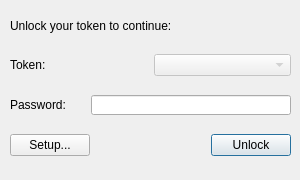
<?xml version="1.0" encoding="UTF-8"?>
<ui version="4.0">
 <class>unlockdialog</class>
 <widget class="QDialog" name="unlockdialog">
  <property name="windowModality">
   <enum>Qt::NonModal</enum>
  </property>
  <property name="geometry">
   <rect>
    <x>0</x>
    <y>0</y>
    <width>300</width>
    <height>180</height>
   </rect>
  </property>
  <property name="maximumSize">
   <size>
    <width>300</width>
    <height>180</height>
   </size>
  </property>
  <property name="windowTitle">
   <string>unlockdialog</string>
  </property>
  <property name="modal">
   <bool>true</bool>
  </property>
  <widget class="QWidget" name="horizontalLayoutWidget_2">
   <property name="geometry">
    <rect>
     <x>10</x>
     <y>10</y>
     <width>281</width>
     <height>31</height>
    </rect>
   </property>
   <layout class="QHBoxLayout" name="horizontalLayout_4">
    <item>
     <widget class="QLabel" name="unlockLabel">
      <property name="text">
       <string>Unlock your token to continue:</string>
      </property>
     </widget>
    </item>
   </layout>
  </widget>
  <widget class="QWidget" name="layoutWidget">
   <property name="geometry">
    <rect>
     <x>10</x>
     <y>130</y>
     <width>281</width>
     <height>31</height>
    </rect>
   </property>
   <layout class="QHBoxLayout" name="horizontalLayout_5">
    <item>
     <widget class="QPushButton" name="setupButton">
      <property name="text">
       <string>Setup...</string>
      </property>
     </widget>
    </item>
    <item>
     <spacer name="horizontalSpacer">
      <property name="orientation">
       <enum>Qt::Horizontal</enum>
      </property>
      <property name="sizeHint" stdset="0">
       <size>
        <width>40</width>
        <height>20</height>
       </size>
      </property>
     </spacer>
    </item>
    <item>
     <widget class="QPushButton" name="unlockButton">
      <property name="enabled">
       <bool>true</bool>
      </property>
      <property name="text">
       <string>Unlock</string>
      </property>
      <property name="default">
       <bool>true</bool>
      </property>
     </widget>
    </item>
   </layout>
  </widget>
  <widget class="QWidget" name="horizontalLayoutWidget">
   <property name="geometry">
    <rect>
     <x>10</x>
     <y>90</y>
     <width>281</width>
     <height>31</height>
    </rect>
   </property>
   <layout class="QHBoxLayout" name="horizontalLayout_6">
    <item alignment="Qt::AlignLeft|Qt::AlignVCenter">
     <widget class="QLabel" name="passwordLabel">
      <property name="text">
       <string>Password:</string>
      </property>
     </widget>
    </item>
    <item>
     <widget class="QLineEdit" name="passwordField">
      <property name="sizePolicy">
       <sizepolicy hsizetype="Fixed" vsizetype="Fixed">
        <horstretch>0</horstretch>
        <verstretch>0</verstretch>
       </sizepolicy>
      </property>
      <property name="minimumSize">
       <size>
        <width>200</width>
        <height>20</height>
       </size>
      </property>
      <property name="maximumSize">
       <size>
        <width>200</width>
        <height>20</height>
       </size>
      </property>
      <property name="echoMode">
       <enum>QLineEdit::Password</enum>
      </property>
     </widget>
    </item>
   </layout>
  </widget>
  <widget class="QWidget" name="horizontalLayoutWidget_3">
   <property name="geometry">
    <rect>
     <x>10</x>
     <y>50</y>
     <width>281</width>
     <height>31</height>
    </rect>
   </property>
   <layout class="QHBoxLayout" name="horizontalLayout_7">
    <item alignment="Qt::AlignLeft|Qt::AlignVCenter">
     <widget class="QLabel" name="tokenSelectLabel">
      <property name="text">
       <string>Token:</string>
      </property>
     </widget>
    </item>
    <item>
     <widget class="QComboBox" name="tokenSelectBox">
      <property name="enabled">
       <bool>false</bool>
      </property>
     </widget>
    </item>
   </layout>
  </widget>
 </widget>
 <tabstops>
  <tabstop>passwordField</tabstop>
  <tabstop>unlockButton</tabstop>
  <tabstop>tokenSelectBox</tabstop>
  <tabstop>setupButton</tabstop>
 </tabstops>
 <resources/>
 <connections>
  <connection>
   <sender>passwordField</sender>
   <signal>returnPressed()</signal>
   <receiver>unlockButton</receiver>
   <slot>click()</slot>
   <hints>
    <hint type="sourcelabel">
     <x>151</x>
     <y>69</y>
    </hint>
    <hint type="destinationlabel">
     <x>238</x>
     <y>147</y>
    </hint>
   </hints>
  </connection>
 </connections>
</ui>
